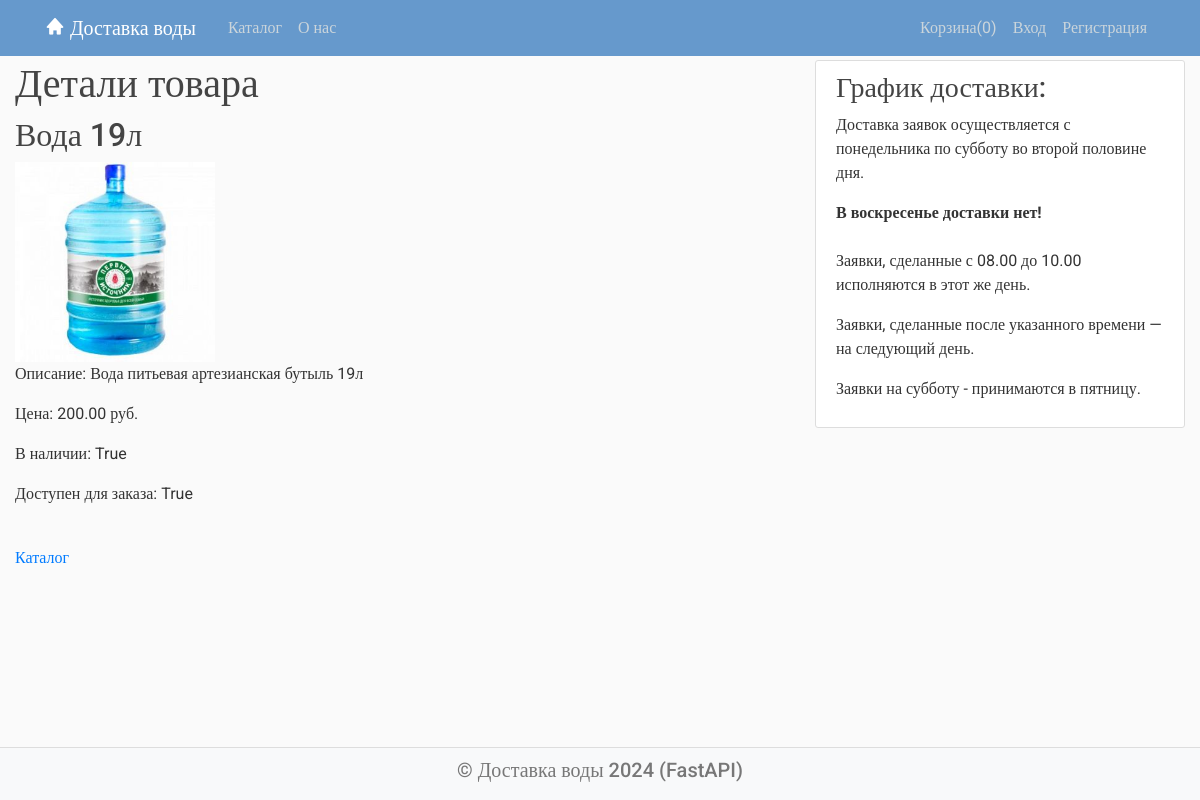
The page /spr/product/1 on the database its author committed.
### models/sprav.py (models this page shows, shortened)
class Product(Base):
    __tablename__ = "products"
    id = Column(Integer, primary_key=True, index=True)
    name = Column(String, index=True)
    description = Column(String)
    image = Column(String)
    price = Column(DECIMAL(10, 2), default=0.00)
    is_active = Column(Boolean, default=True)
    is_available = Column(Boolean, default=False)

### routers/sprav.py (the view)
@router.get("/product/{product_id}", response_class=HTMLResponse)
async def product_by_id(request: Request, product_id: int, db: Session = Depends(get_db)):
    cart_items_count = request.session.get ( 'cart_items_count' , 0 )
    query = select(Product).where(Product.id == product_id)
    product = db.scalar(query)
    user = get_current_user(request, db)
    if product:
        context = {
            "request": request,
            "title": "Детали товара",
            "product": product,
            "cart_items_count": cart_items_count,
            "user": user
        }
        return templates.TemplateResponse("sprav/product.html", context)
    else:
        raise HTTPException(status_code=404, detail="Товар не найден")

### templates/sprav/product.html
{% extends "main.html" %}
{% block content %}
<h1>Детали товара</h1>
<div>
    <h2>{{ product.name }}</h2>
    <img src="{{ url_for('static', path=product.image) }}" alt="{{ product.name }}" class="product-image">
    <p>Описание: {{ product.description }}</p>
    <p>Цена: {{ product.price }} руб.</p>
    <p>В наличии: {{ product.is_active }}</p>
    <p>Доступен для заказа: {{ product.is_available }}</p>
    <br>
    <a href="/spr/products">Каталог</a>
</div>
{% endblock content %}

### static/styles.css (style rules this page uses)
body { margin:0; padding:0; background: #fafafa; color: #333333; margin-top: 5rem; font-family:Roboto; }
h1, h2, h3, h4, h5, h6 { color: #444444; }
.product-image { width: 200px; height: 200px; }

### templates/main.html (style rules this page uses)
body { display: flex; flex-direction: column; min-height: 100vh; margin: 0; }
.product-image { width: 200px; height: 200px; }

### rows shown on the page
Product: name "Вода 19л", image (picture), description "Вода питьевая артезианская бутыль 19л", price "200.00", is_active "True", is_available "True"

### other values the page prints
{{ cart_items_count }} "0"
